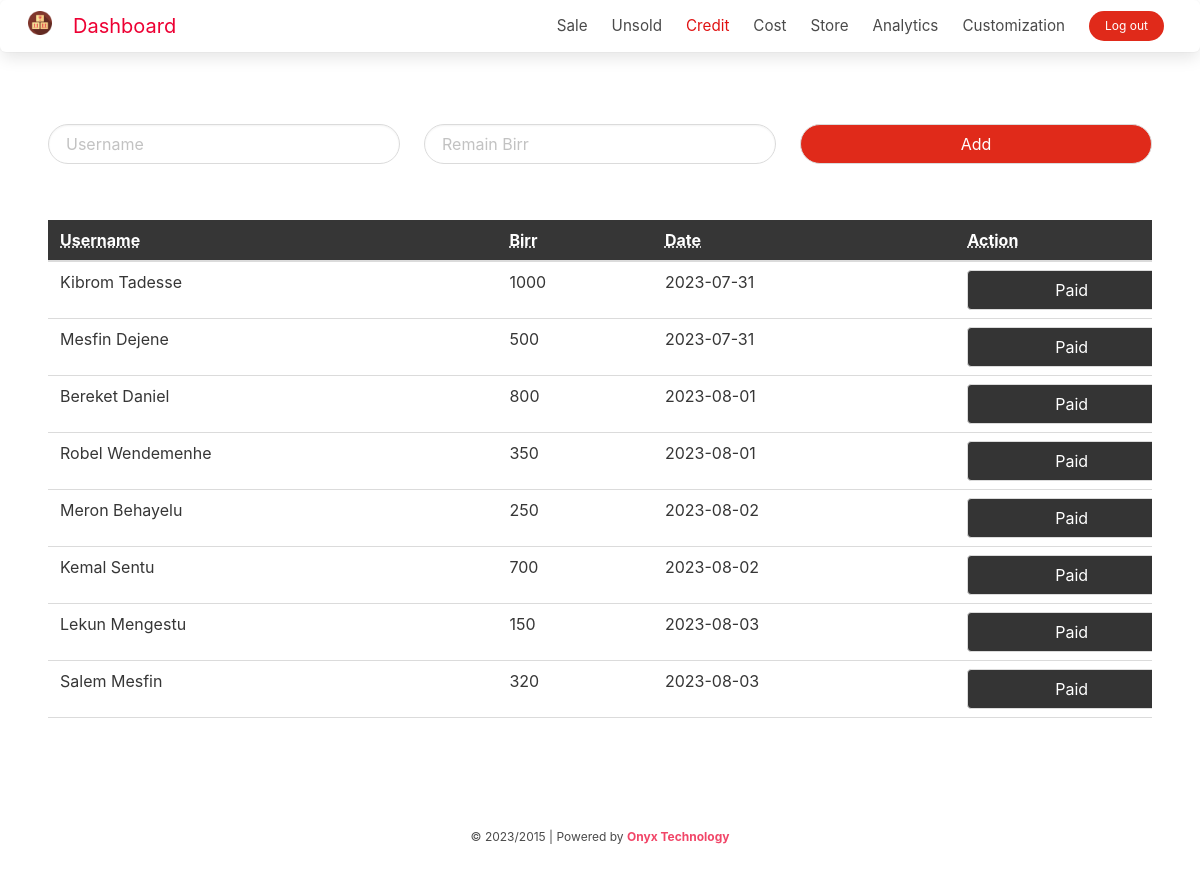
Screenshot of /about (signed in) with the database file from the repository.
### tables this page shows
CREATE TABLE credit_box(
        
        Name TEXT,
        Amount INTEGER,
        Date TEXT
       
        );

### app.py (the view)
@app.route('/about')
def about():
    conn = sqlite3.connect('main.db')
    c = conn.cursor()
    if "user_password" in session:
         c.execute("SELECT * FROM credit_box" )
         item = c.fetchall()
         return render_template("version.html",item=item,cdate=cdate)
    else:
        return render_template("login.html")

### templates/version.html (shortened to what this page needs)
<!DOCTYPE html>
<html>
<head>
  <link rel="stylesheet" href="{{ url_for('static', filename='bulma/css/bulma.css')}}">
</head>
<body>
  <nav class="navbar p-0 box is-rounded" role="navigation" aria-label="main navigation">
    <div class="navbar-brand px-4">
      <a class="navbar-item" href="">
        <p class="subtitle is-danger has-text-danger">
          <span class="icon-text ">
            <span class="icon ">
              <i class="fas fa-home"> <img src="{{ url_for('static', filename='images/coop.png')}}"
                  alt="Image not found"></i>
            </span>
            <span class="ml-4 has-text-weight-normal" style="color:#ed0033 ;">Dashboard</span>
          </span>
        </p>
      </a>
    </div>
    <div id="navbarBasicExample" class="navbar-menu is-responsive is-centered">
      <div class="navbar-end  mr-5" style="font-size:0.95rem;">
        <a href="{{ url_for('index')}}" class="navbar-item " >
             Sale
        </a>
        <a href="{{ url_for('analytic')}}" class="navbar-item">
          Unsold
        </a>
        <a href="{{ url_for('about')}}" class="navbar-item "  style="color:#e01212;">
          Credit
        </a>
        <a href="{{ url_for('manual')}}" class="navbar-item ">
          Cost
        </a>
        <a href="{{ url_for('Store')}}" class="navbar-item ">
          Store
        </a>
        <a href="" class="navbar-item ">
           Analytics
        </a>
        <a href="{{ url_for('setting')}}" class="navbar-item ">
          Customization
        </a>
        <div class="navbar-item">
          <div class="buttons">
            <a href="{{ url_for('login')}}" class="button is-info is-small is-rounded "
              style="background-color:#e02a1a ;">
              Log out
            </a>
          </div>
        </div>
      </div>
    </div>
  </nav>
  <section class="section" id="rd">
    <form action="/total" method="POST">
    <div class="columns is-centered  ">
        <div class="column ">
          <input name="username" id='name' class="input is-rounded" type="text" placeholder="Username"
            style="color: #82170d;">
        </div>
        <div class="column ">
          <input name="remain_birr" id='name' class="input is-rounded" type="text" placeholder="Remain Birr"
            style="color: #82170d;">
        </div>
        <div class="column ">
          <button id="ani" class="button is-fullwidth is-rounded "
            style="background-color: #e02a1a; color: #ffffff;" type="submit">Add</button>
        </div>
    </div>
    </form>
    <div class="response"></div>
    <div  class="is-responsive" style="height: 70vh; overflow: auto;">
      <table class="table  is-rounded" style="width: 95vw;">
        <thead class="has-text-white is-rounded">
          <tr  class=" has-background-dark  is-rounded">
            <th><abbr class="has-text-white " title="Drawn">Username</abbr></th>
            <th><abbr  class="has-text-white  " title="Drawn">Birr</abbr></th>
            <th><abbr  class="has-text-white  " title="Drawn">Date</abbr></th>
            <th><abbr  class="has-text-white " title="Drawn">Action</abbr></th>
          </tr>
        </thead>
        <tbody class="tb" >
          <tr >
            {% for itemx in item %}
            <td class=" ">{{itemx[0]}} </td>
            <td class="">{{itemx[1]}} </td>
            <td class=" ">{{itemx[2]}}</td>
            <td ><a href="/delist/{{itemx[0]}}" id="paid-btn" class="button is-fullwidth ">Paid</a> </td>
          </tr>
          <tr>
            {% endfor %}
        </tbody>
      </table>
  </div>
  </section>
  <footer class=" is-size-7  mr-5 has-text-gray-light">
    © {{cdate}}/{{cdate-8}} | Powered by <a href="http://onyxtech.epizy.com"
      class="has-text-centered is-size-7  has-text-danger"><strong>Onyx Technology</strong></a> </h1>
  </footer>
</body>
</html>

### templates/version.html (style rules this page uses)
footer { padding-bottom: 2%; left: 0; width: 100%; text-align: center; }
#paid-btn { background-color: rgb(52, 52, 52); color: white; }
#rd { border-radius: 40px; animation-name: rdx; animation-duration: 2s; }
.response { padding-top: 7vh; }

### rows the page displays
credit_box: Name "Kibrom Tadesse", Amount "1000", Date "2023-07-31"
credit_box: Name "Mesfin Dejene", Amount "500", Date "2023-07-31"
credit_box: Name "Bereket Daniel", Amount "800", Date "2023-08-01"
credit_box: Name "Robel Wendemenhe", Amount "350", Date "2023-08-01"
credit_box: Name "Meron Behayelu", Amount "250", Date "2023-08-02"
credit_box: Name "Kemal Sentu", Amount "700", Date "2023-08-02"
credit_box: Name "Lekun Mengestu", Amount "150", Date "2023-08-03"
credit_box: Name "Salem Mesfin", Amount "320", Date "2023-08-03"

### other values shown
{{ cdate }} "2023"
{{ cdate-8 }} "2015"
